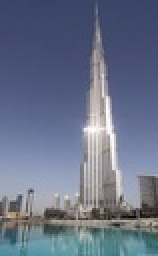
%> input picture dataset images/b1.jpg, 79 x 128 px, shrunk from 176 x 286 before the run (shown 2 times larger)
$ octave --eval "search_images_OnlySIFT('../dataset images/b1.jpg');"   (GNU Octave 9; MATLAB toolbox functions it lacks are replaced by stand-ins)
%> lines starting %> are read from the running program, lines starting %| are printed output that depends on the picture
%> in search_images_OnlySIFT, b is the input picture: size 128x79x3 uint8; mean R, G, B 104.4, 114.1, 136.4
### code/lowesift.m

function keypoints_final=lowesift(image)


%%read an  image%%
%%
%image=imread('hp.jpg');
%image=imread('1.jpg');
%image=appendimages(image1,image2);
temp=image;%temp is the copy of the orignal image
image_size=size(temp);
%> image_size = [128 79 3]

%convert the rgb image to grayscale image
if(image_size(3)==3)
image_gray=rgb2gray(temp);
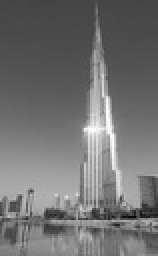
%> image_gray: size 128x79 uint8 (shown 2 times larger); min 5, max 253, mean 113.8
else
    image_gray=temp;
end

%converting the temp into floating image i.e from 0 to 1
 [nrows ncols]=size(image_gray);
%> nrows = 128; ncols = 79
 image_gray=double(image_gray);
%> image_gray: size 128x79 double
 for r=1:nrows
     for c=1:ncols
    image_gray(r,c)=image_gray(r,c)/255;
     end
 end


 %%
 %smoothing the image with sigma value of 0.5
 g=fspecial('gaussian',ceil(4*0.5),0.5);

 image_gray=imfilter(image_gray,g,'symmetric','conv');
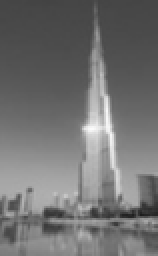
%> image_gray: size 128x79 double (shown 2 times larger); min 0.11, max 0.987, mean 0.447

 %%double the dimension for getting stable keypoints
 image_gray_d=imresize(image_gray,2);

 %preblur the above image with sigma value of 1
  g=fspecial('gaussian',ceil(4*1),1);
 image_gray_d=imfilter(image_gray_d,g,'symmetric','conv');

 %%
 %Initialisations
 initsigma=sqrt(2);
 sig=zeros(4,5);
 image_cell=cell(4,5);%for saving all the octaves and corresponding scales of the images
 image_cell{1,1}=image_gray_d;
 dog_cell=cell(4,4);

 sig(1,1)=initsigma*0.5;

 for octave=1:4
     sigma=initsigma;
     for interval=2:5
        sigm_f=sigma;
        sigma=sqrt(2)*sigma;
        sig(octave,interval)=sigma*0.5*(2^(octave-1));
        g=fspecial('gaussian',ceil(4*sigm_f),sigm_f);
        image_cell{octave,interval}=imfilter(image_cell{octave,interval-1},g,'symmetric','conv');

        %dog
         dog_cell{octave,interval-1}= image_cell{octave,interval-1}- image_cell{octave,interval};


     end
      if(octave<4)
     image_cell{octave+1,1}=imresize(image_cell{octave,1},0.5);%resizing the image to half
     sig(octave+1,1)=sig(octave,3);
     end
 end
%> after the loop, dog_cell = 16 items; image_cell = 20 items; sig = [0.707 1 1.41 2 2.83; 1.41 2 2.83 4 5.66; 2.83 4 5.66 8 11.31; 5.66 8 11.31 16 22.63]


 %%
 %detect extrema(maxima/minima)
 image_extrema=cell(4,2);
 f=zeros(1,27);
 number_keypoint=0;
 reject=0;
 flag=0;


 for octave=1:4
    % display(octave);
     for interval=2:3
     %    display(interval);
         [nrows ncols]=size(dog_cell{octave,1});
         image_extrema{octave,interval-1}=zeros(nrows,ncols);

         for r=1:nrows

             for c=1:ncols
                flag=false;
                  if((r>1)&&(r<nrows)&&(c>1)&&(c<ncols))

                 f(1)=dog_cell{octave,interval}(r,c);
                 f(2)=dog_cell{octave,interval-1}(r-1,c);
                 f(3)=dog_cell{octave,interval-1}(r-1,c-1);
                 f(4)=dog_cell{octave,interval-1}(r,c-1);
                 f(5)=dog_cell{octave,interval-1}(r+1,c-1);
                 f(6)=dog_cell{octave,interval-1}(r+1,c);
                 f(7)=dog_cell{octave,interval-1}(r+1,c+1);
                 f(8)=dog_cell{octave,interval-1}(r,c+1);
                 f(9)=dog_cell{octave,interval-1}(r-1,c+1);
                 f(10)=dog_cell{octave,interval}(r-1,c);
                 f(11)=dog_cell{octave,interval}(r-1,c-1);
                 f(12)=dog_cell{octave,interval}(r,c-1);
                 f(13)=dog_cell{octave,interval}(r+1,c-1);
                 f(14)=dog_cell{octave,interval}(r+1,c);
                 f(15)=dog_cell{octave,interval}(r+1,c+1);
                 f(16)=dog_cell{octave,interval}(r,c+1);
                 f(17)=dog_cell{octave,interval}(r-1,c+1);
                 f(18)=dog_cell{octave,interval+1}(r,c);
                 f(19)=dog_cell{octave,interval+1}(r-1,c);
                 f(20)=dog_cell{octave,interval+1}(r-1,c-1);
                 f(21)=dog_cell{octave,interval+1}(r,c-1);
                 f(22)=dog_cell{octave,interval+1}(r+1,c-1);
                 f(23)=dog_cell{octave,interval+1}(r+1,c);
                 f(24)=dog_cell{octave,interval+1}(r+1,c+1);
                 f(25)=dog_cell{octave,interval+1}(r,c+1);
                 f(26)=dog_cell{octave,interval+1}(r-1,c+1);
                 f(27)=dog_cell{octave,interval-1}(r,c);

                     if(max(f)==dog_cell{octave,interval}(r,c))
                         image_extrema{octave,interval-1}(r,c)=255;
                         number_keypoint=number_keypoint+1;
                        flag=true;

                     end
                     if(min(f)==dog_cell{octave,interval}(r,c))
                         image_extrema{octave,interval-1}(r,c)=255;
                         number_keypoint=number_keypoint+1;
                       flag=true;

                     end

                     %Contrast Threshold
                     if(flag==true)
                         if(dog_cell{octave,interval}(r,c)<0.03)
                                 image_extrema{octave,interval-1}(r,c)=0;
                                 number_keypoint=number_keypoint-1;
                                 reject=reject+1;

                         end
                         flag=false;
                     end

                    % [20 lines of commented-out code are left out]


                  end

             end
         end
     end
 end
%> after the loop, f = 27 values, max 0.0187 at index 5, min -0.0164 at index 19, mean -0.00412; image_extrema = 8 items; number_keypoint = 51; reject = 586
% display(number_keypoint);
 %%
 %Assigning orientations
  %display('Step 4)Assigning orientations to the keypoints');
 image_magnitude=cell(4,2);%to store the magnitude of the points in the images
 image_orientation=cell(4,2);%to store the orientation of the points in the images
 ak=0;
 for octave=1:4
     for interval=2:3
         [nrows ncols]=size(image_cell{octave,interval});
         image_magnitude{octave,interval-1}=zeros(nrows,ncols);
         image_orientation{octave,interval-1}=zeros(nrows,ncols);

         for r=2:nrows-1
             for c=2:ncols-1

                 %%Calculate the gradient
                 dx=double(image_cell{octave,interval}(r+1,c)-image_cell{octave,interval}(r-1,c));
                 dy=double(image_cell{octave,interval}(r,c+1)-image_cell{octave,interval}(r,c-1));

                 %%Store the magnitude
                 image_magnitude{octave,interval-1}(r,c)=sqrt(dx^2+dy^2);

                 %%Store the orientation
                 if(dy>0 & dx>0)
                 image_orientation{octave,interval-1}(r,c)=double(atan(dy/dx));
                 else if(dy<0 & dx<0)
                         image_orientation{octave,interval-1}(r,c)=double(atan(dy/dx))+pi;
                     else if(dy>0 &dx<0)
                             image_orientation{octave,interval-1}(r,c)=double(atan(dy/dx))+pi;
                         else
                             image_orientation{octave,interval-1}(r,c)=double(atan(dy/dx));
                         end

                     end
                 end

             end
         end


     end
 end
 %display(ak);
 %%
 %display('Computing the Orientation Histogram');
 hist_orient=zeros(1,36);%no of the bins are 36
 %Keypoint storage cell
 [krows kcols]=size(image_cell{4,1});
 %display(size(image_cell{4,1}));
 keypoints=cell(krows*4,kcols*4);
 keypoints_final=zeros(number_keypoint+ceil(0.15*number_keypoint),5);
 nos=0;
 %display(size(keypoints_final));


 for octave=1:4
     scale=2^(octave-1);
     [nrows ncols]=size(image_cell{octave,1});
      for interval=2:3
         abs_sigma=sig(octave,interval);
          %%weight array
         image_weight=zeros(nrows,ncols);
         %%applying the gaussian filter on the magnitude
         g=fspecial('gaussian',ceil(4*abs_sigma*1.5),abs_sigma*1.5);
         image_weight=imfilter(image_magnitude{octave,interval-1},g,'symmetric','conv');
         image_mask=zeros(nrows,ncols);


         for r=9:nrows-9

             for c=9:ncols-9
                     if(image_extrema{octave,interval-1}(r,c)==255)%if we are at the keypoint
                         hist_orient=zeros(1,36);
                         for x=-8:1:8
                             for y=-8:1:8

                                     sample_orient=image_orientation{octave,interval-1}(r+x,c+y);

                                     %sample_orient=sample_orient+pi;
                                     sample_orient_degrees=sample_orient*(180/pi);
                                     if(sample_orient_degrees<=0)
                                         sample_orient_degrees=360+sample_orient_degrees;
                                     end

                                     hist_orient(ceil( (sample_orient_degrees)/10))=hist_orient(ceil( (sample_orient_degrees)/10))+image_weight(r+x,c+y);
                                     image_mask(r+x,c+y)=255;
                             end
                         end
                         %display(hist_orient);

                         %%Computing the peaks of the histogram
                         %Check for the maximum
                         max_peak=hist_orient(1);
                         max_peak_index=1;
                         for k=1:36
                            if(max_peak<hist_orient(k))
                               max_peak=hist_orient(k);
                               max_peak_index=k;
                            end
                         end

                         count=0;
                         for k=1:36
                               if(hist_orient(k)>0.8*max_peak)
                                   count=count+1;
                               end
                         end

                         key=zeros(count);
                         count=0;
                         %Magnitudes and orientations at the current
                         %keypoint
                         %Better accuracy
                         for k=1:36
                             if(hist_orient(k)>0.8*max_peak)
                                 nos=nos+1;
                                 count=count+1;
                                 x1=k-1;
                                 x2=k;
                                 x3=k+1;
                                 y2=hist_orient(k);
                                 if(k==1)%extreme left
                                     y1=hist_orient(36);
                                     y3=hist_orient(2);

                                 elseif(k==36)%extreme right
                                    y1=hist_orient(35);
                                    y3=hist_orient(1);

                                 else
                                     y1=hist_orient(k-1);
                                     y3=hist_orient(k+1);
                                 end

                                 Y=[y1;y2;y3];
                                 X=zeros(3,3);
                                 X(1,1)=x1^2;X(2,1)=x2^2;X(3,1)=x3^2;
                                 X(1,2)=x1;X(2,2)=x2;X(3,2)=x3;
                                 X(1,3)=1;X(2,3)=1;X(3,3)=1;
                                 X_inver=inv(X);
                                 b_mat=X_inver*Y;

                                 x0=double(-b_mat(2)/(2*b_mat(1)));

                                 %anomalous situaton
                                 if(abs(x0)>72)
                                     %display(x0);
                                     %display(x2);
                                     x0=x2;
                                 end

                                 while (x0<0)
                                     x0=x0+36;
                                 end

                                 while (x0>=36)
                                     x0=x0-36;
                                 end

								%Normalize it
                                x0_n=double(x0*(2*pi/36));

                                if(x0_n>=0 && x0_n<2*pi)
                                   x0_n=x0_n-pi;
                                end
                                key(count,1)=hist_orient(k);%save mag
                                key(count,2)=x0_n;%save orientation
                                key(count,3)=octave*2+interval-1;%save the scale
                                %save the magnitude and orientation of the
                                %keypoint
                                keypoints_final(nos,1)=ceil(r*(scale/2));
                                keypoints_final(nos,2)=ceil(c*(scale/2));
                                keypoints_final(nos,3)=hist_orient(k);
                                keypoints_final(nos,4)=x0_n;
                                keypoints_final(nos,5)=octave*2+interval-1;
                             end
                         end
                         xi=ceil(r*(scale/2));
                         yi=ceil(c*(scale/2));
                         keypoints{xi,yi}=key;


                     end

             end
         end


      end


 end

 %%
% [21 lines of commented-out code are left out]
  %%
 %Extracting the keypoint descriptor


### code/search_images_OnlySIFT.m
function search_images_OnlySIFT(path)
%%

% [8 lines of commented-out code are left out]
display(path);
b=imread(path);
c=b;
keypnts_b=lowesift(b);
figure(2)
subplot(2,2,1);imshow(b);title('Searching Images...');
image_s1=size(c);
nr1=image_s1(1);
nc1=image_s1(2);

source=load('model');
nsize=length(source.keypoints_finals);
result=zeros(1,nsize);
p=1;

for start=1:nsize

%image_size=size(a);
%b=imresize(a,0.5);
a1=source.files{start};
a1
keypnts_a=source.keypoints_finals{start};
a=imread(a1);
subplot(2,2,2);imshow(a);
title(a1);
drawnow
image_s=size(a);
nr=image_s(1);
nc=image_s(2);
% [8 lines of commented-out code are left out]
im=appendimages(a,b);
% [7 lines of commented-out code are left out]
hold on;
count=0;
for i=1:length(keypnts_b)

   [x,y,sort_fin]= knne(keypnts_a,keypnts_b(i,:));


   x1=keypnts_b(i,1);
   y1=keypnts_b(i,2);

   if(sort_fin(1,1)<70)
       count=count+1;
   line([x,x1+nc],[y,y1]);
   end
 end
  hold off;
%   clc;
%  count
%  a1
  count/length(keypnts_b)
  result(p)=count/length(keypnts_b);p=p+1;
 % [6 lines of commented-out code are left out]

end
rank_SIFT(result,path);
end
%> (the run ends here)
